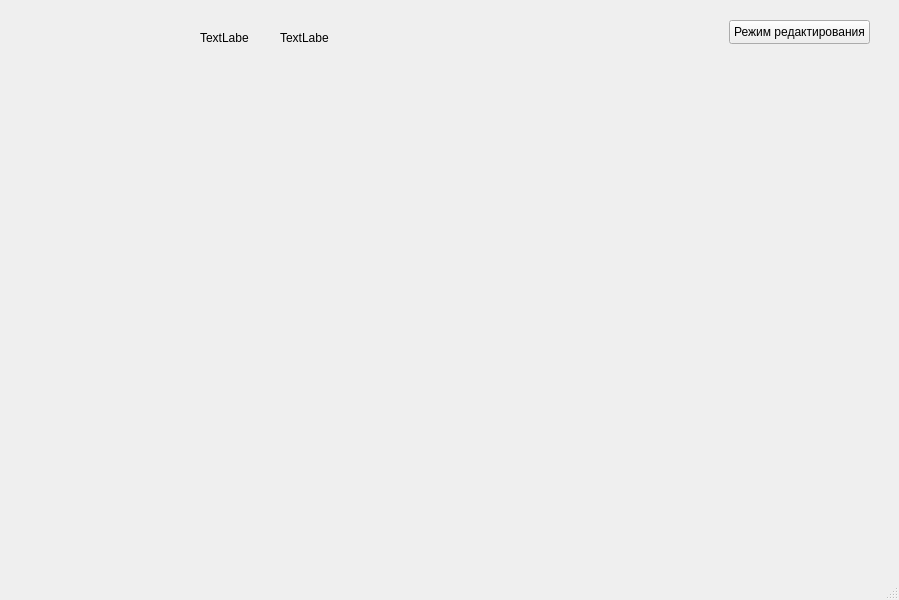
<?xml version="1.0" encoding="UTF-8"?>
<ui version="4.0">
 <class>MainWindow</class>
 <widget class="QMainWindow" name="MainWindow">
  <property name="geometry">
   <rect>
    <x>0</x>
    <y>0</y>
    <width>899</width>
    <height>600</height>
   </rect>
  </property>
  <property name="windowTitle">
   <string>MainWindow</string>
  </property>
  <widget class="QWidget" name="centralwidget">
   <widget class="QLabel" name="label">
    <property name="geometry">
     <rect>
      <x>200</x>
      <y>30</y>
      <width>49</width>
      <height>16</height>
     </rect>
    </property>
    <property name="text">
     <string>TextLabel</string>
    </property>
   </widget>
   <widget class="QLabel" name="label_2">
    <property name="geometry">
     <rect>
      <x>280</x>
      <y>30</y>
      <width>49</width>
      <height>16</height>
     </rect>
    </property>
    <property name="text">
     <string>TextLabel</string>
    </property>
   </widget>
   <widget class="QPushButton" name="EditButton">
    <property name="enabled">
     <bool>true</bool>
    </property>
    <property name="geometry">
     <rect>
      <x>729</x>
      <y>20</y>
      <width>141</width>
      <height>24</height>
     </rect>
    </property>
    <property name="text">
     <string>Режим редактирования</string>
    </property>
   </widget>
  </widget>
  <widget class="QMenuBar" name="menubar">
   <property name="geometry">
    <rect>
     <x>0</x>
     <y>0</y>
     <width>899</width>
     <height>21</height>
    </rect>
   </property>
  </widget>
  <widget class="QStatusBar" name="statusbar"/>
 </widget>
 <resources/>
 <connections/>
</ui>
